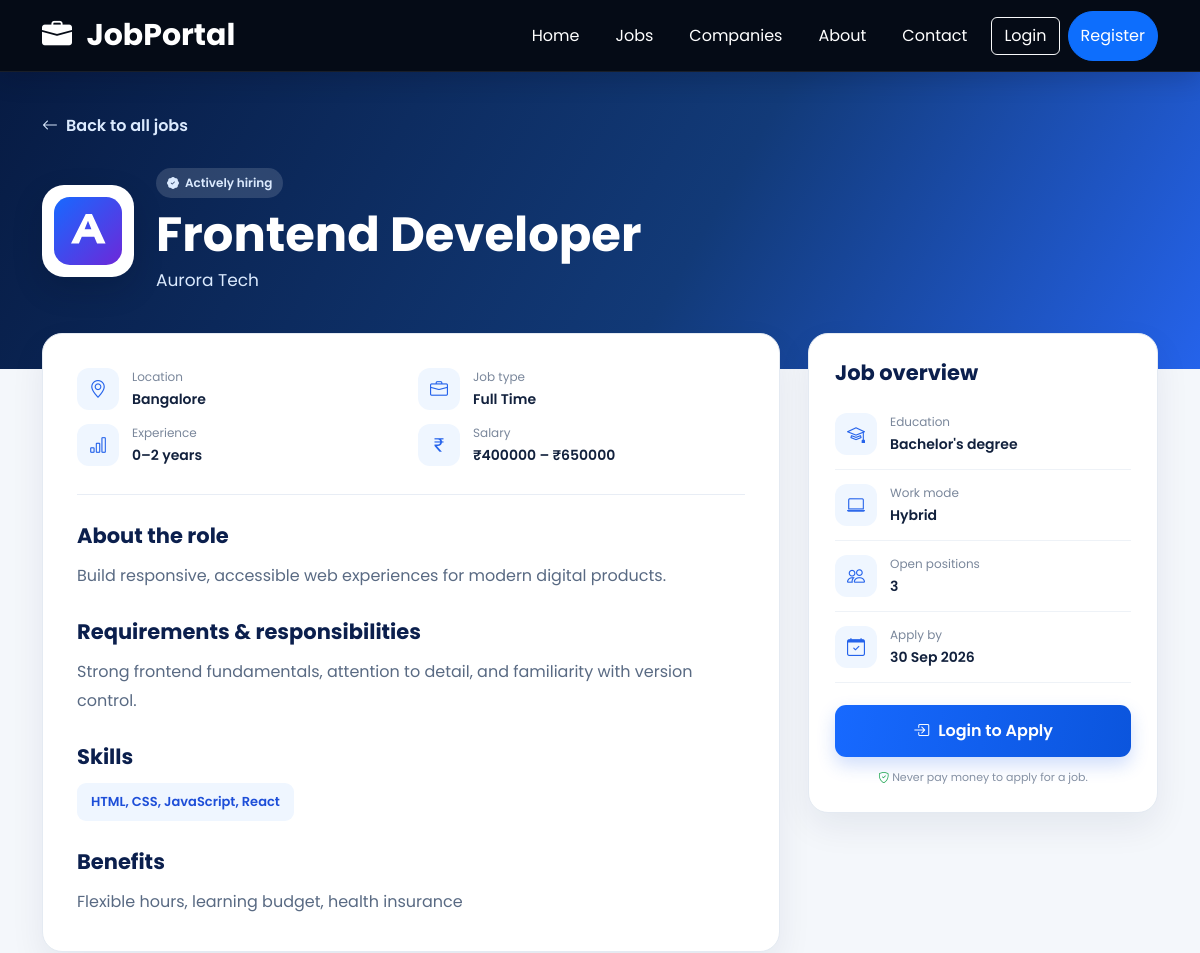
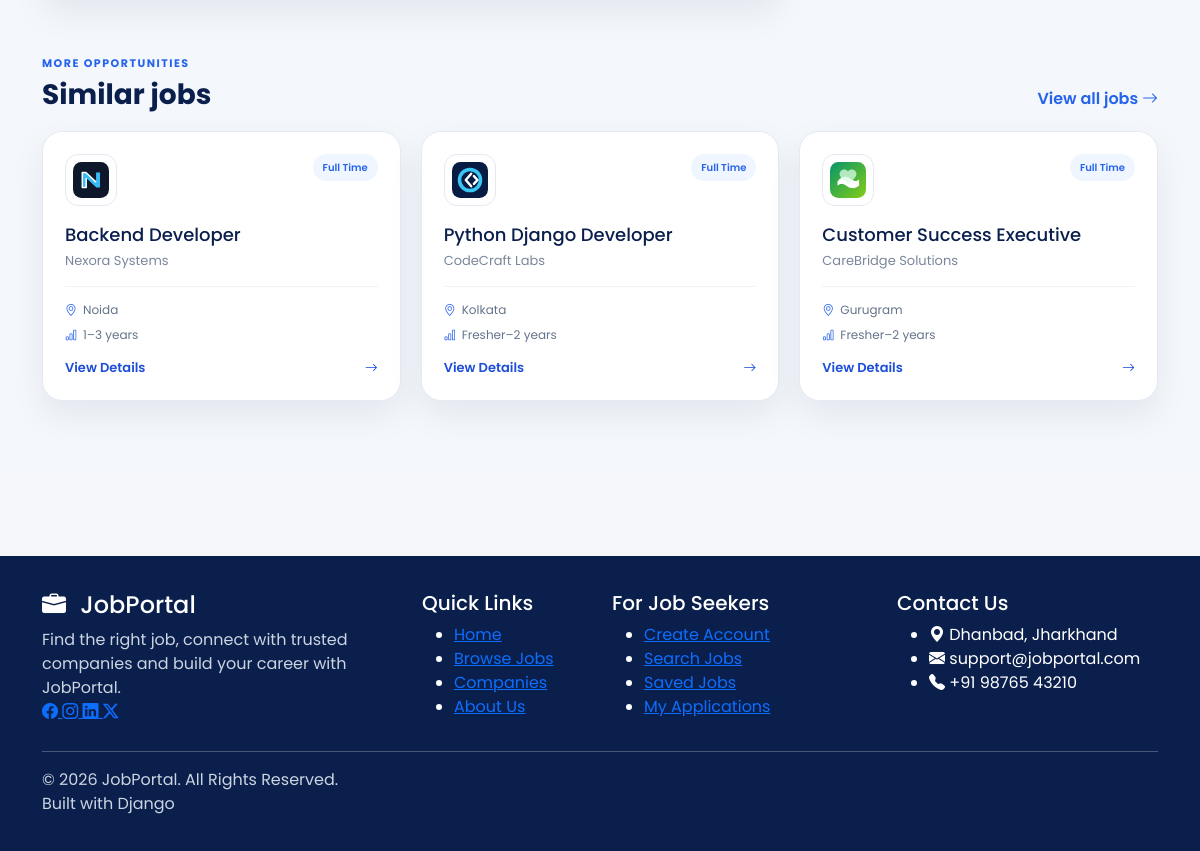
The app's page /jobs/job/4/ with its own data (2 pictures, top to bottom).
### jobs/models.py (models this page shows, shortened)
class Job(models.Model):
    JOB_TYPES = (
        ("full_time", "Full Time"),
        ("part_time", "Part Time"),
        ("internship", "Internship"),
        ("contract", "Contract"),
        ("remote", "Remote"),
    )
    employer = models.ForeignKey(
        settings.AUTH_USER_MODEL,
        on_delete=models.CASCADE,
        related_name="posted_jobs"
    )
    title = models.CharField(max_length=200)
    company_name = models.CharField(
        max_length=180,
        blank=True
    )
    category = models.CharField(
        max_length=100,
        blank=True
    )
    job_type = models.CharField(
        max_length=20,
        choices=JOB_TYPES
    )
    location = models.CharField(max_length=150)
    experience = models.CharField(
        max_length=100,
        blank=True
    )
    minimum_salary = models.PositiveIntegerField(
        blank=True,
        null=True
    )
    maximum_salary = models.PositiveIntegerField(
        blank=True,
        null=True
    )
    description = models.TextField()
    requirements = models.TextField()
    skills = models.CharField(
        max_length=500,
        blank=True
    )
    application_deadline = models.DateField(
        blank=True,
        null=True
    )
    number_of_vacancies = models.PositiveIntegerField(
        default=1
    )
    work_mode = models.CharField(
        max_length=50,
        blank=True
    )
    education_level = models.CharField(
        max_length=100,
        blank=True
    )
    benefits = models.CharField(
        max_length=500,
        blank=True
    )
    company_logo = models.ImageField(
        upload_to="company_logos/",
        blank=True,
        null=True
    )
    is_active = models.BooleanField(default=True)
    created_at = models.DateTimeField(auto_now_add=True)
    updated_at = models.DateTimeField(auto_now=True)

### accounts/models.py (models this page shows, shortened)
class User(AbstractUser):
    USER_TYPES = (
        ('candidate', 'Candidate'),
        ('employer', 'Employer'),
    )
    user_type = models.CharField(
        max_length=20,
        choices=USER_TYPES
    )
    phone = models.CharField(
        max_length=15,
        blank=True
    )
    profile_image = models.ImageField(
        upload_to='profiles/',
        blank=True,
        null=True
    )
    resume = models.FileField(
    upload_to="resumes/",
    blank=True,
    null=True
)

### jobs/views.py (the view, shortened to what this page needs)
def job_detail(request, job_id):
    job = get_object_or_404(
        Job,
        id=job_id,
        is_active=True
    )
    already_applied = False
    is_saved = False
    similar_jobs = list(
        Job.objects.filter(is_active=True, category=job.category)
        .exclude(id=job.id)
        .select_related("employer")
        .order_by("-created_at")[:3]
    )
    if len(similar_jobs) < 3:
        excluded_ids = [job.id, *[item.id for item in similar_jobs]]
        similar_jobs.extend(
            Job.objects.filter(is_active=True)
            .exclude(id__in=excluded_ids)
            .select_related("employer")
            .order_by("-created_at")[: 3 - len(similar_jobs)]
        )
    return render(
    request,
    "candidate/job-detail.html",
    {
        "job": job,
        "already_applied": already_applied,
        "is_saved": is_saved,
        "similar_jobs": similar_jobs,
    }
)

### jobs/context_processors.py (called while the page is built, shortened)
def notification_count(request):
    if request.user.is_authenticated and request.user.user_type == "candidate":
        unread = Notification.objects.filter(candidate=request.user, is_read=False).count()
        return {"candidate_unread_notifications_count": unread, "unread_notifications_count": 0}
    return {"unread_notifications_count": 0, "candidate_unread_notifications_count": 0}

### templates/candidate/job-detail.html (shortened to what this page needs)
{% extends "base.html" %}
{% load static %}
{% block content %}
<header class="job-detail-hero"><div class="container">
  <a class="detail-back-link" href="{% url 'browse_jobs' %}"><i class="bi bi-arrow-left"></i> Back to all jobs</a>
  <div class="detail-hero-content"><div class="professional-logo">{% if job.company_logo %}<img src="{{ job.company_logo.url }}" alt="Company logo">{% else %}<span>{{ job.employer.first_name|default:job.employer.username|slice:":1"|upper }}</span>{% endif %}</div><div><span class="detail-status"><i class="bi bi-patch-check-fill"></i> Actively hiring</span><h1>{{ job.title|title }}</h1><p>{{ job.company_name|default:job.employer.first_name|default:job.employer.username }}</p></div></div>
</div></header>
<main class="job-detail-page"><div class="container">
  <div class="job-detail-layout">
    <article class="professional-detail-card">
      <div class="detail-highlights">
        <div><i class="bi bi-geo-alt"></i><span>Location<strong>{{ job.location }}</strong></span></div>
        <div><i class="bi bi-briefcase"></i><span>Job type<strong>{{ job.get_job_type_display }}</strong></span></div>
        <div><i class="bi bi-bar-chart"></i><span>Experience<strong>{{ job.experience|default:"Not specified" }}</strong></span></div>
        <div><i class="bi bi-currency-rupee"></i><span>Salary<strong>{% if job.minimum_salary and job.maximum_salary %}₹{{ job.minimum_salary }} – ₹{{ job.maximum_salary }}{% else %}Not disclosed{% endif %}</strong></span></div>
      </div>
      <section class="detail-section"><h2>About the role</h2><p>{{ job.description|linebreaksbr }}</p></section>
      <section class="detail-section"><h2>Requirements &amp; responsibilities</h2><p>{{ job.requirements|linebreaksbr }}</p></section>
      <section class="detail-section"><h2>Skills</h2><div class="detail-skill-list"><span>{{ job.skills|default:"Skills will be discussed during the interview" }}</span></div></section>
      {% if job.benefits %}<section class="detail-section"><h2>Benefits</h2><p>{{ job.benefits|linebreaksbr }}</p></section>{% endif %}
    </article>
    <aside class="professional-apply-card">
      <h2>Job overview</h2>
      <div class="overview-row"><i class="bi bi-mortarboard"></i><span>Education<strong>{{ job.education_level|default:"Not specified" }}</strong></span></div>
      <div class="overview-row"><i class="bi bi-laptop"></i><span>Work mode<strong>{{ job.work_mode|default:"On-site" }}</strong></span></div>
      <div class="overview-row"><i class="bi bi-people"></i><span>Open positions<strong>{{ job.number_of_vacancies }}</strong></span></div>
      <div class="overview-row"><i class="bi bi-calendar-check"></i><span>Apply by<strong>{{ job.application_deadline|date:"d M Y"|default:"Open until filled" }}</strong></span></div>
      {% if already_applied %}<div class="already-applied"><i class="bi bi-check-circle-fill"></i> Application submitted</div>{% elif request.user.is_authenticated and request.user.user_type == "candidate" %}<a class="detail-apply-button" href="{% url 'apply_job' job.id %}"><i class="bi bi-send"></i> Apply Now</a>{% elif not request.user.is_authenticated %}<a class="detail-apply-button" href="{% url 'login' %}?next={% url 'apply_job' job.id %}"><i class="bi bi-box-arrow-in-right"></i> Login to Apply</a>{% else %}<p class="apply-note">Candidate account is required to apply.</p>{% endif %}
      <p class="safe-apply-note"><i class="bi bi-shield-check"></i> Never pay money to apply for a job.</p>
    </aside>
  </div>
  {% if similar_jobs %}<section class="similar-jobs-section">
    <div class="section-heading"><div><span>MORE OPPORTUNITIES</span><h2>Similar jobs</h2></div><a href="{% url 'browse_jobs' %}">View all jobs <i class="bi bi-arrow-right"></i></a></div>
    <div class="similar-jobs-grid">{% for similar in similar_jobs %}<article class="professional-similar-card">
      <div class="similar-card-top"><div class="mini-company-logo">{% if similar.company_logo %}<img src="{{ similar.company_logo.url }}" alt="Company logo">{% else %}<span>{{ similar.employer.first_name|default:similar.employer.username|slice:":1"|upper }}</span>{% endif %}</div><span>{{ similar.get_job_type_display }}</span></div>
      <h3>{{ similar.title|title }}</h3><p class="similar-company">{{ similar.company_name|default:similar.employer.first_name|default:similar.employer.username }}</p>
      <div class="similar-meta"><span><i class="bi bi-geo-alt"></i>{{ similar.location }}</span><span><i class="bi bi-bar-chart"></i>{{ similar.experience|default:"Not specified" }}</span></div>
      <a href="{% url 'job_detail' similar.id %}">View Details <i class="bi bi-arrow-right"></i></a>
    </article>{% endfor %}</div>
  </section>{% endif %}
</div></main>
{% endblock %}

### records on screen
Job: company_logo (picture), title "Frontend Developer", company_name "Aurora Tech", location "Bangalore", job_type "Full Time", experience "0–2 years", minimum_salary "400000", maximum_salary "650000", description "Build responsive, accessible web experiences for modern digital products.", requirements "Strong frontend fundamentals, attention to detail, and familiarity with version control.", skills "HTML, CSS, JavaScript, React", benefits "Flexible hours, learning budget, health insurance", education_level "Bachelor's degree", work_mode "Hybrid", number_of_vacancies "3", application_deadline "30 Sep 2026"
Job: company_logo (picture), job_type "Full Time", title "Backend Developer", company_name "Nexora Systems", location "Noida", experience "1–3 years"
Job: company_logo (picture), job_type "Full Time", title "Python Django Developer", company_name "CodeCraft Labs", location "Kolkata", experience "Fresher–2 years"
Job: company_logo (picture), job_type "Full Time", title "Customer Success Executive", company_name "CareBridge Solutions", location "Gurugram", experience "Fresher–2 years"
